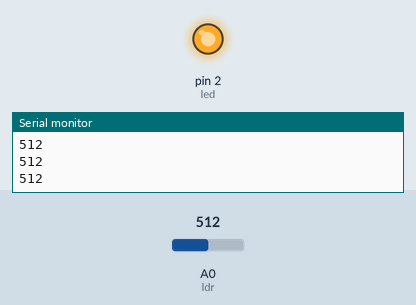
Recording of a sketch running on a simulated Arduino Uno, built with avr-gcc and run on an emulated ATmega328P. Shown: output pins drawn as LEDs (lit = HIGH), the last lines printed to the serial monitor. The inputs (shaded band) are chosen by the test bench; at power-on: A0 (ldr) = 512.

Above: at 1.2 s.
1.3 s: A0 (ldr) set to 888
2.8 s: A0 (ldr) set to 919
At 3.4 s:
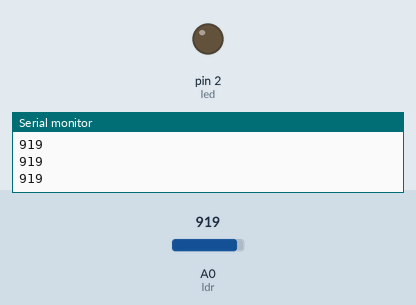
4.3 s: A0 (ldr) set to 900
At 4.7 s:
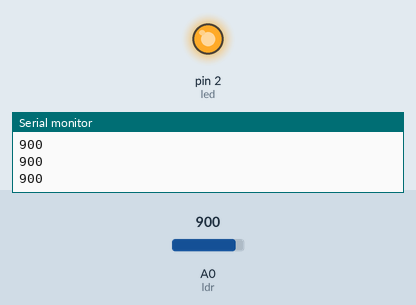
5.8 s: A0 (ldr) set to 1023
At 7.2 s:
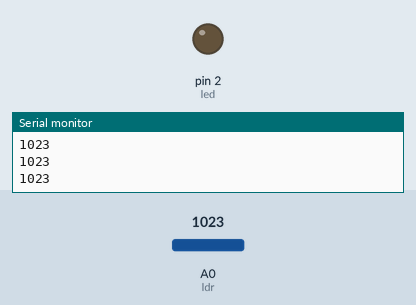
Timing chart, 0 to 8.3 s (numbered marks = the images above; inputs shaded):
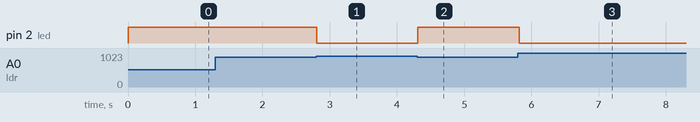

Measured:
- the behaviour switches between 900 and 901 on A0 (ldr) (found by bisection; images 0 and 1)
- after the input at 2.8 s, pin 2 (led): HIGH → LOW at once
- after the input at 4.3 s, pin 2 (led): LOW → HIGH at once
- after the input at 5.8 s, pin 2 (led): HIGH → LOW at once

The sketch:

sensor.ino
```cpp
// Sensor
//
#define ldr A0
#define led 2
int  vldr = 0;

void setup()
{
  pinMode(ldr, INPUT);
  pinMode(led, OUTPUT);
  Serial.begin(9600);

}

void loop()
{
  vldr = analogRead(ldr);
  if(vldr > 900){
    digitalWrite(led, LOW);
  } else {
    digitalWrite(led, HIGH);
  }

  Serial.println(vldr);
  delay(100);
}
```
